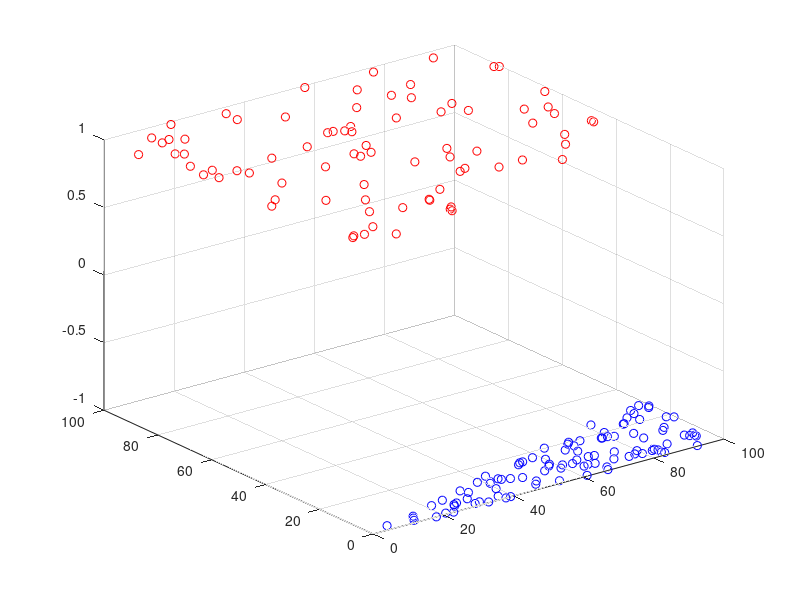

The MATLAB source for this figure: (Note: this script raises an error after producing the figure.)
close all;
clear;
clc;

m = 80;
n = 100;
x = zeros(m+n,2);
y = [ones(1, m),-ones(1,n)]

% 要画的直线大概 3(x1) - 2(x2)  + 13 
ind_i = 1;
ind_j = 1;
while ind_i <= m || ind_j <= n
	x1 = rand(1)*100;
	x2 = rand(1)*100;
	target = 3* x1 - 10*x2 + 13;
	if target <-1 && ind_i <= m
		x(ind_i,1) = x1;
		x(ind_i,2) = x2;
		ind_i = ind_i + 1;
	end	
	if target > 1 && ind_j <= n
		x(m + ind_j, 1) = x1;
		x(m + ind_j, 2) = x2;
		ind_j = ind_j + 1;
	end	
end

h = scatter3(x(1:m, 1),x(1:m, 2), ones(1, m),'r')
hold on
h = scatter3(x(m+1:m+n, 1),x(m+1:m+n, 2), -ones(1,n), 'b')

[w,b] = perceptron(x, y, 1);
w
b
hold on
xlim1=0:1:100;
xlim2=0:1:100;
[xlim1 xlim2]=meshgrid(xlim1,xlim2);
z = w(1)*xlim1 + w(2)*xlim2 + b;
h3 = surf(xlim1,xlim2, z)
pause(1)
delete(h3)
xlim3=0:1:100;
xlim4=0:1:100;
[xlim3 xlim4]=meshgrid(xlim3,xlim4);
z = 7*xlim3  -3*xlim4 + 1;
h4 = surf(xlim3,xlim4, z)
pause(1)
delete(h4)

